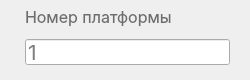
                   <widget class="QWidget" name="borderWidget_11" native="true">
                    <property name="maximumSize">
                     <size>
                      <width>16777215</width>
                      <height>68</height>
                     </size>
                    </property>
                    <layout class="QVBoxLayout" name="verticalLayout_127">
                     <property name="spacing">
                      <number>0</number>
                     </property>
                     <property name="leftMargin">
                      <number>0</number>
                     </property>
                     <property name="topMargin">
                      <number>0</number>
                     </property>
                     <property name="rightMargin">
                      <number>0</number>
                     </property>
                     <property name="bottomMargin">
                      <number>0</number>
                     </property>
                     <item>
                      <widget class="QWidget" name="widget_17" native="true">
                       <property name="minimumSize">
                        <size>
                         <width>250</width>
                         <height>0</height>
                        </size>
                       </property>
                       <property name="cursor">
                        <cursorShape>IBeamCursor</cursorShape>
                       </property>
                       <layout class="QVBoxLayout" name="verticalLayout_128">
                        <property name="spacing">
                         <number>10</number>
                        </property>
                        <property name="leftMargin">
                         <number>25</number>
                        </property>
                        <property name="topMargin">
                         <number>5</number>
                        </property>
                        <property name="rightMargin">
                         <number>20</number>
                        </property>
                        <property name="bottomMargin">
                         <number>15</number>
                        </property>
                        <item>
                         <widget class="QLabel" name="label_110">
                          <property name="minimumSize">
                           <size>
                            <width>0</width>
                            <height>24</height>
                           </size>
                          </property>
                          <property name="font">
                           <font>
                            <family>Inter</family>
                            <pointsize>12</pointsize>
                           </font>
                          </property>
                          <property name="styleSheet">
                           <string notr="true">color: #6D6D6D;</string>
                          </property>
                          <property name="text">
                           <string>Номер платформы</string>
                          </property>
                         </widget>
                        </item>
                        <item>
                         <widget class="QLineEdit" name="addRoute_platform">
                          <property name="minimumSize">
                           <size>
                            <width>0</width>
                            <height>26</height>
                           </size>
                          </property>
                          <property name="font">
                           <font>
                            <family>Inter</family>
                            <pointsize>16</pointsize>
                           </font>
                          </property>
                          <property name="inputMask">
                           <string/>
                          </property>
                          <property name="text">
                           <string/>
                          </property>
                          <property name="placeholderText">
                           <string>1</string>
                          </property>
                         </widget>
                        </item>
                       </layout>
                      </widget>
                     </item>
                    </layout>
                   </widget>
